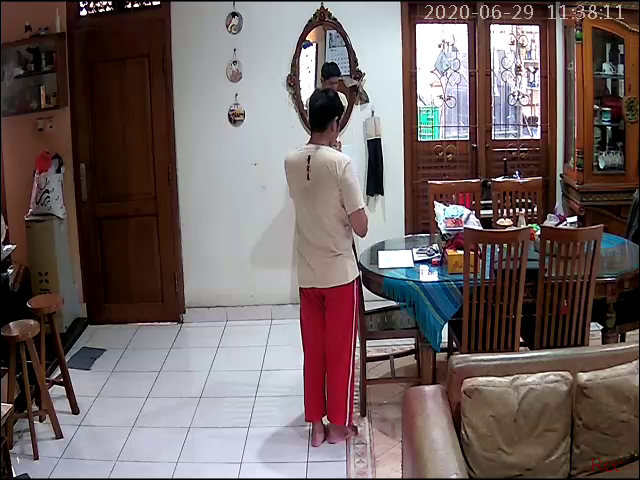
#> input picture frame 17 of Human Recognition/Video Example/Coba17.mp4, 640 x 480 px, given in place of coba5.mp4, which was not available
$ python HumanRecAndAlarm.py
#> lines starting #> are read from the running program, lines starting #| are printed output that depends on the picture; after the words box and inside, x2 and y2 are one past the last pixel; in counts of white or black regions, pixels touching at a corner belong together; pictures that were not available may be replaced by others from this repository, and a replacement may not be noted
"""Program ini bertujuan mendeteksi manusia
sekaligus menghitung durasi deteksi dan
apabila durasi deteksi melebihi nilai yang ditentukan
alarm akan menyala"""

import cv2
import imutils
import numpy as np
from imutils.object_detection import non_max_suppression
import time

# Variabel timestamp
tsd=[0,0,0,False]  # untuk mendeteksi

# Inisialisasi deteksi manusia dengan HOG
hog = cv2.HOGDescriptor()
hog.setSVMDetector(cv2.HOGDescriptor_getDefaultPeopleDetector())

# Video input (anda dapat menggunakan stream video online
# dengan menggunakan rtsp dan sejenisnya
filename = 'coba5'
cap = cv2.VideoCapture(filename + '.mp4')

# Mengecek fps video input dan insialisasi output video
fps = cap.get(cv2.CAP_PROP_FPS)
print("Frames per second using video.get(cv2.CAP_PROP_FPS) : {0}".format(fps))
out = cv2.VideoWriter(
    'output ' + filename + '.avi',
    cv2.VideoWriter_fourcc(*'MJPG'),
    fps,
    (640, 480))


# Memulai mengolah video
while (cap.isOpened()): #selama video masih ada, akan selalu true
    timer = cv2.getTickCount()
    # Membaca stream
    ret, frame = cap.read()
#> frame is the input picture: shape (480, 640, 3); mean B, G, R 98, 98.8, 112
    if ret:
        # Resizing untuk meningkatkan kecepatan pemrosesan
        frame = cv2.resize(frame, (640, 480))

        # Mendeteksi daerah yang terindikasi ada manusianya
        # dan mengembalikan dalam bentuk koordinat
        (regions, _) = hog.detectMultiScale(frame, winStride=(4, 4), padding=(4, 4), scale=1.2)
#> regions = [[245, 145, 165, 332]]

        # Menggunakan non_max_suppression untuk menghindari
        # kotak yang overlap padahal masih 1 objek yang sama
        regions = np.array([[x, y, x + w, y + h] for (x, y, w, h) in regions])
#> regions = [[245, 145, 410, 477]]
        pick = non_max_suppression(regions, probs=None, overlapThresh=0.65)
#> pick = [[245, 145, 410, 477]]

        # menggambar kotak untuk koordinat yang diberikan
        for (xA, yA, xB, yB) in pick:
            cv2.rectangle(frame, (xA, yA), (xB, yB), (0, 255, 0), 2)
#> this loop made 1 pass
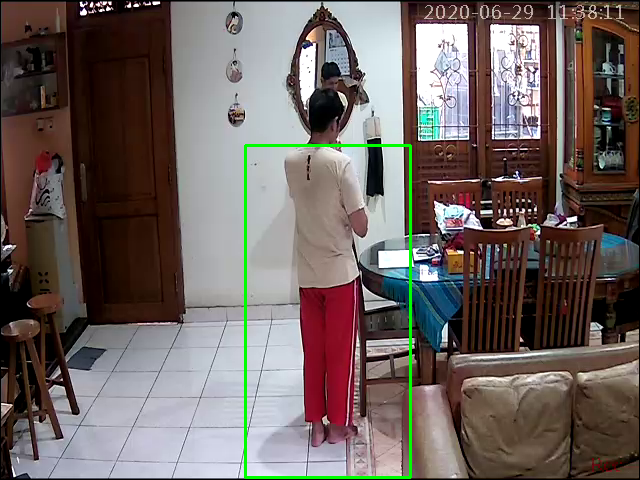
#> frame: shape (480, 640, 3); 0.97% of pixels changed, all inside (x1, y1, x2, y2) = (244, 144, 412, 479)

        # Pengambilan data timestamp dan durasi
        if len(regions) == 0:
            print('Human Not Detected')


        else:
            print('Human Detected')
            if tsd[3] == False:
                # Pertama kali deteksi, waktu awal diambil
                tsd[0] = time.time()
                tsd[3] = True
            elif tsd[3] == True:
                # Sudah pernah deteksi, waktu akhir diambil
                tsd[1] = time.time()
            tsd[2] = tsd[1] - tsd[0]
            print("Waktu terdeteksi : ")
            print(tsd, '\n')


        # Menyalakan Alarm bila durasi deteksi melebihi threshold
        if (tsd[2] >= 10):
            print("Alarm Triggerred!!!")
            playsound("Industrial Alarm.wav")
            break

        # Output Video

        out.write(frame.astype('uint8'))
        cv2.imshow("After NMS", frame)
        # Keluar dari program dengan menekan tombol 'q' di keybpard
        if cv2.waitKey(1) & 0xFF == ord('q'):
#> (key q is pressed here)
            break
    # Apabila video habis, keluar program
    else:
        break

cap.release()
out.release()
cv2.destroyAllWindows()

print('Waktu awal terdeteksi : ', tsd[0], '\n')
print('Waktu akhir terdeteksi : ', tsd[1], '\n')
print('Durasi terdeteksi : ', (tsd[1] - tsd[0]), ' detik', '\n')

$ run again, starting later in the video
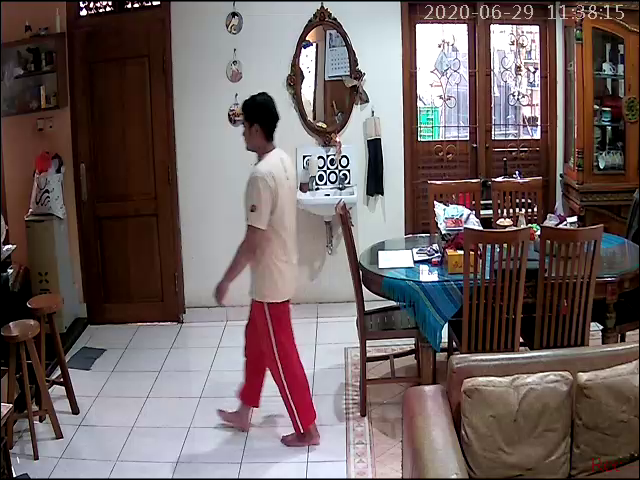
#> input picture frame 80 of Human Recognition/Video Example/Coba17.mp4, 640 x 480 px, given in place of coba5.mp4, which was not available
#> frame is the input picture: shape (480, 640, 3); mean B, G, R 96.7, 97.5, 110.7
#> `(regions, _) = hog.detectMultiScale(frame, winStride=(4, 4), padding=(..`: regions = [[185, 172, 146, 292]]
#> `regions = np.array([[x, y, x + w, y + h] for (x, y, w, h) in regions])`: regions = [[185, 172, 331, 464]]
#> the loop `for (xA, yA, xB, yB) in pick:` made 1 pass
#> after the loop `for (xA, yA, xB, yB) in pick:`:
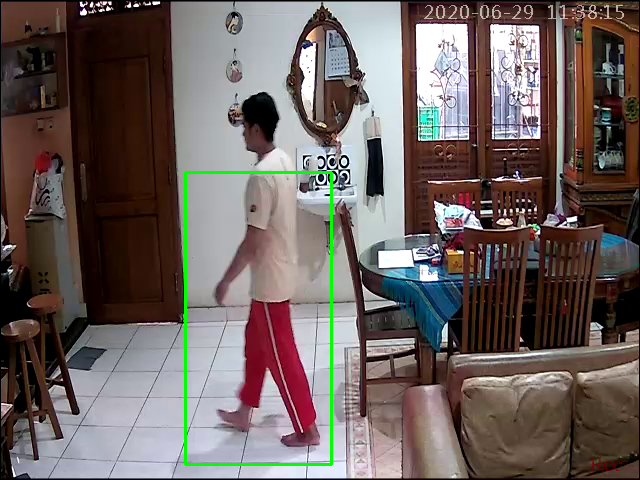
#> frame: shape (480, 640, 3); 0.85% of pixels changed, all inside (x1, y1, x2, y2) = (184, 171, 333, 466)

$ run again, starting later in the video
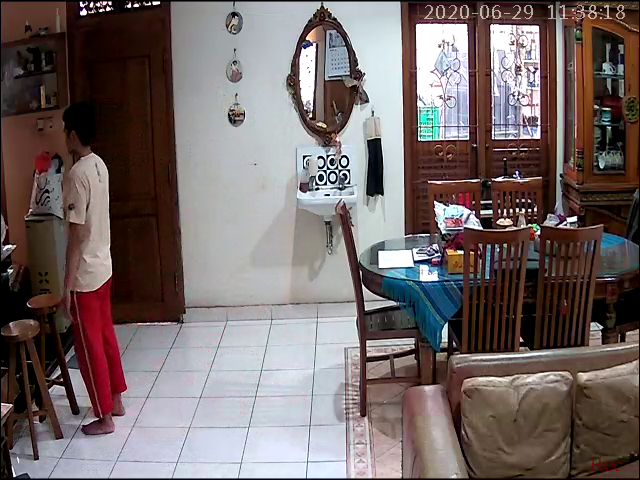
#> input picture frame 143 of Human Recognition/Video Example/Coba17.mp4, 640 x 480 px, given in place of coba5.mp4, which was not available
#> frame is the input picture: shape (480, 640, 3); mean B, G, R 103.9, 104.7, 116.3
#> `(regions, _) = hog.detectMultiScale(frame, winStride=(4, 4), padding=(..`: regions = [[35, 238, 111, 221]]
#> `regions = np.array([[x, y, x + w, y + h] for (x, y, w, h) in regions])`: regions = [[35, 238, 146, 459]]
#> the loop `for (xA, yA, xB, yB) in pick:` made 1 pass
#> after the loop `for (xA, yA, xB, yB) in pick:`:
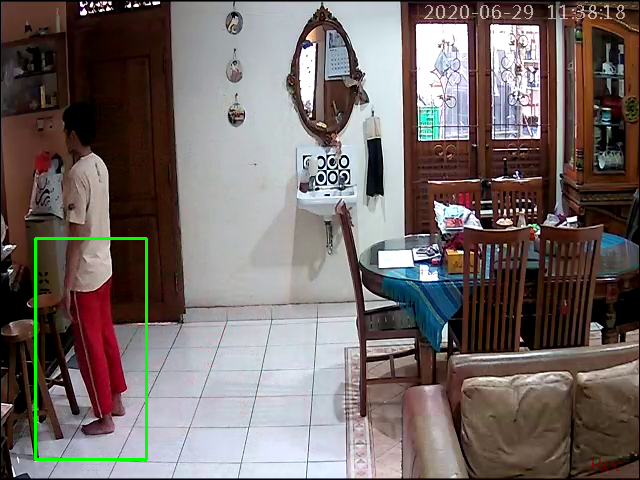
#> frame: shape (480, 640, 3); 0.65% of pixels changed, all inside (x1, y1, x2, y2) = (34, 237, 148, 461)
